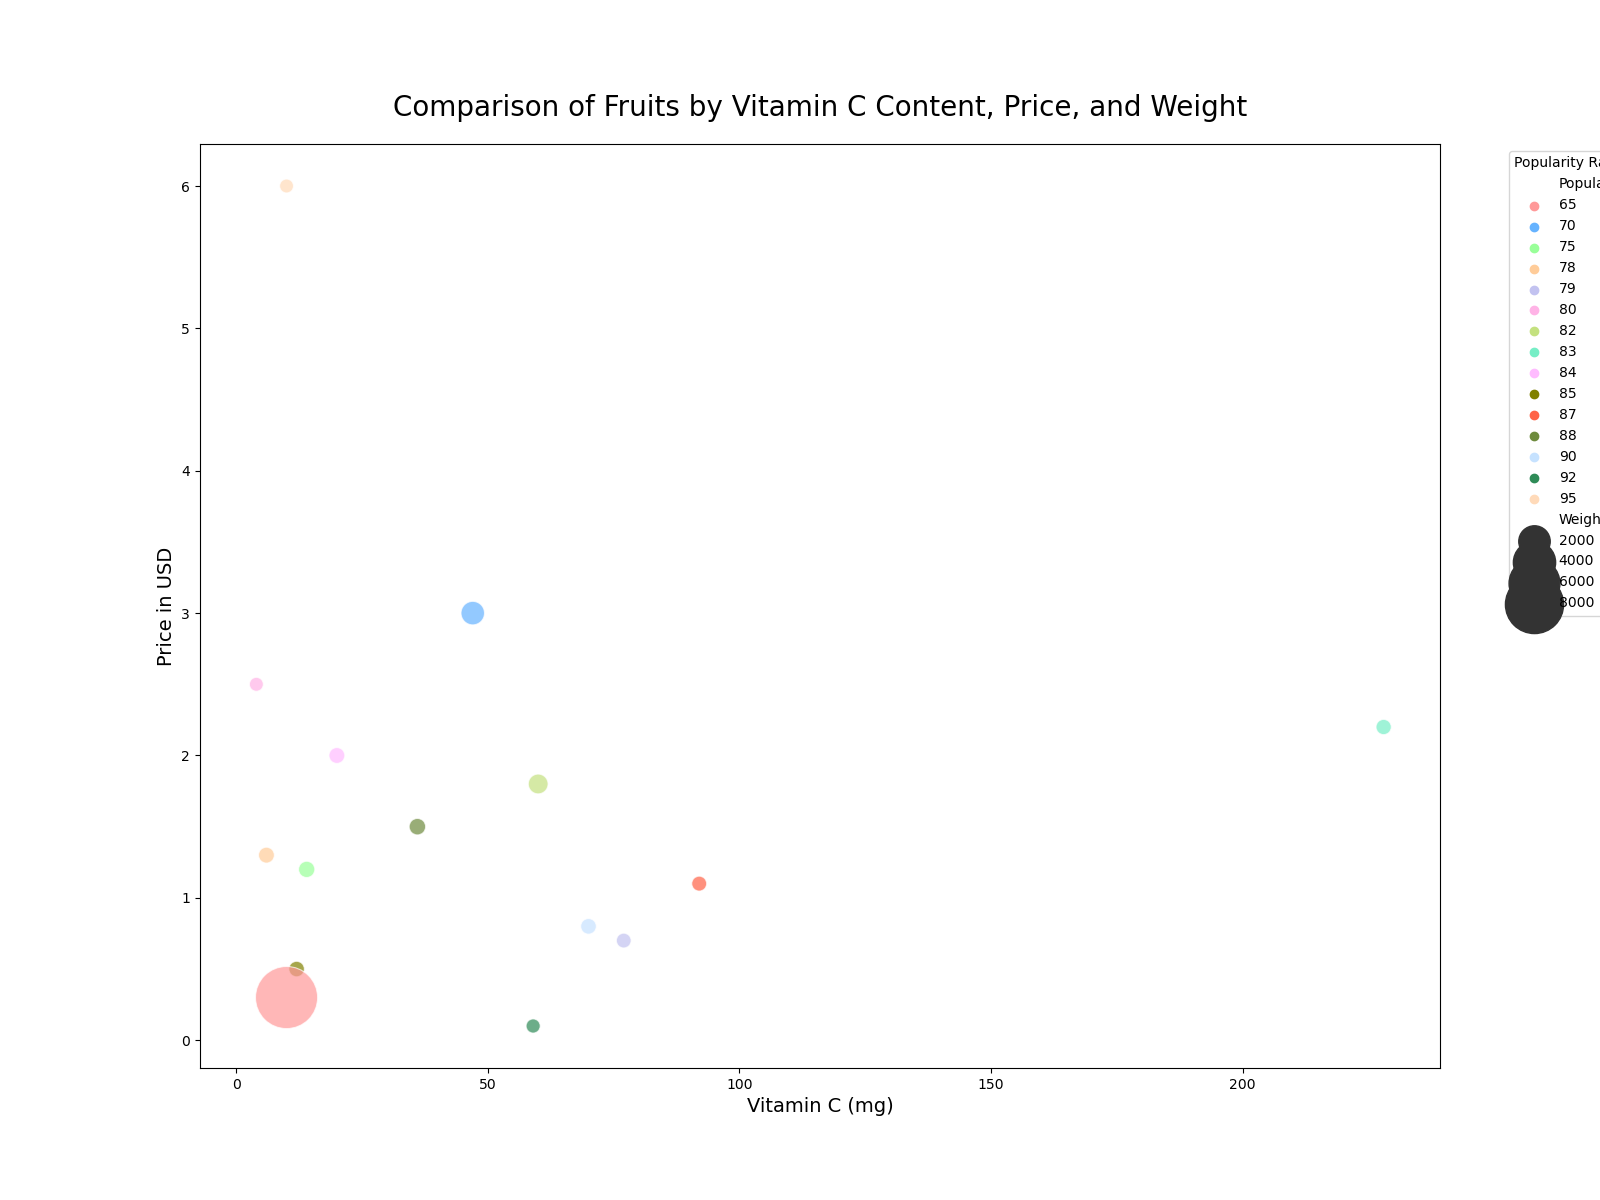

This chart was generated by the following Python code:

import seaborn as sns
import pandas as pd
import matplotlib.pyplot as plt

data = pd.DataFrame({
    'Fruit': ['Apple', 'Banana', 'Orange', 'Strawberry', 'Grapes', 'Pineapple', 'Mango', 'Blueberry', 'Watermelon', 'Peach', 'Papaya', 'Kiwi', 'Guava', 'Lemon', 'Avocado'],
    'VitaminC': [14, 12, 70, 59, 4, 47, 36, 10, 10, 6, 60, 92, 228, 77, 20],
    'Weight': [182, 120, 130, 18, 5, 905, 200, 2, 9200, 150, 500, 76, 100, 65, 150],
    'Price': [1.2, 0.5, 0.8, 0.1, 2.5, 3, 1.5, 6, 0.3, 1.3, 1.8, 1.1, 2.2, 0.7, 2],
    'Popularity': [75, 85, 90, 92, 80, 70, 88, 95, 65, 78, 82, 87, 83, 79, 84]
})

plt.figure(figsize=(16, 12))
bubble_chart = sns.scatterplot(
    data=data,
    x='VitaminC',
    y='Price',
    size='Weight',
    hue='Popularity',
    palette=['#ff9999', '#66b3ff', '#99ff99', '#ffcc99', '#c2c2f0','#ffb3e6', '#c4e17f', '#76eec6', '#ffbbff', '#808000', '#FF6347', '#6e8b3d', '#c6e2ff', '#2e8b57', '#ffdab9'],
    sizes=(100, 2000),
    alpha=0.7
)

plt.legend(title='Popularity Rating', bbox_to_anchor=(1.05, 1), loc='upper left')
plt.title('Comparison of Fruits by Vitamin C Content, Price, and Weight', fontsize=20, pad=20)
plt.xlabel('Vitamin C (mg)', fontsize=14)
plt.ylabel('Price in USD', fontsize=14)

plt.show()
